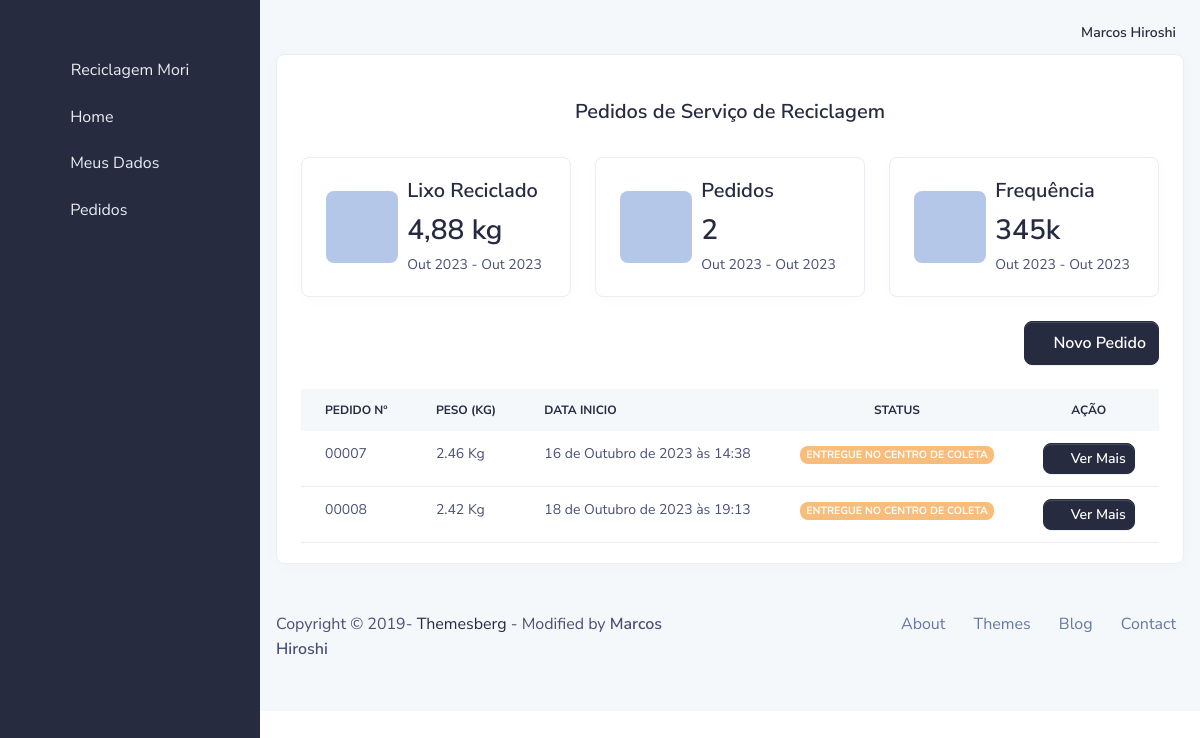
The app's page /morador/servico/list/ (signed in) with its own data.
### usuario/models.py (models this page shows, shortened)
class User(AbstractBaseUser, PermissionsMixin):
    email = models.EmailField(verbose_name='Email de usuário', unique=True)
    first_name = models.CharField(max_length=300, blank=True, verbose_name='Nome')
    last_name = models.CharField(max_length=300, blank=True, verbose_name='Sobrenome')
    date_joined = models.DateTimeField(_('date joined'), auto_now_add=True)
    is_active = models.BooleanField(_('active'), default=False)
    is_staff = models.BooleanField(_('staff'), default=False)
    profile_active = models.ForeignKey(Group, models.DO_NOTHING, related_name='profile_active', blank=True, null=True)
    objects = UserManager()
    USERNAME_FIELD = 'email'
    REQUIRED_FIELDS = ['first_name', 'last_name']
    class Meta:
        verbose_name = _('user')
        verbose_name_plural = _('users')
    def get_full_name(self):
        return ('%s %s' % (self.first_name, self.last_name)).strip()
    def __str__(self):
        return self.get_full_name().title()

### morador/models.py (models this page shows, shortened)
class Morador(models.Model):
    date_create = models.DateTimeField(auto_now_add=True)
    data_updated = models.DateTimeField(auto_now=True)
    user = models.OneToOneField(User, models.DO_NOTHING, related_name='morador_usuario')
    cpf = models.CharField(max_length=14, verbose_name='CPF')
    data_nascimento = models.DateField(verbose_name='Data de nascimento')
    genero = models.ForeignKey(Genero, models.DO_NOTHING, verbose_name='Gênero')
    telefone_1 = models.CharField(max_length=18, verbose_name='Telefone 1', help_text='(WHATSAPP)')
    telefone_2 = models.CharField(max_length=18, verbose_name='Telefone 2', null=True, blank=True)
    cep = models.CharField(max_length=9, verbose_name='CEP')
    logradouro = models.CharField(max_length=255, verbose_name='Endereço')
    complemento = models.CharField(max_length=255, verbose_name='Complemento', null=True, blank=True)
    municipio = models.ForeignKey(Municipio, models.DO_NOTHING, verbose_name='Município')
    longitude = models.DecimalField(max_length=255, max_digits=20, decimal_places=18, verbose_name='longitude', help_text='Coordenada geográfica da sua residência')
    latitude = models.DecimalField(max_length=255, max_digits=20, decimal_places=18, verbose_name='latitude', help_text='Coordenada geográfica da sua residência')
    def lixo_total(self):
        total = 0
        for servico in self.ordem_servico_morador.all():
            total += float(servico.peso_total_servico())
        return total

### core/models/servico.py (models this page shows, shortened)
class OrdemServico(models.Model):
    status = models.ForeignKey(StatusServico, models.DO_NOTHING, related_name='ordem_servico_status')
    morador = models.ForeignKey(Morador, models.DO_NOTHING, related_name='ordem_servico_morador')
    catador = models.ForeignKey(Catador, models.DO_NOTHING, related_name='ordem_servico_catador', blank=True, null=True)
    data_criada = models.DateTimeField(auto_now_add=True)
    data_solicitada = models.DateTimeField(blank=True, null=True)
    data_buscada = models.DateTimeField(blank=True, null=True)
    data_entregue = models.DateTimeField(blank=True, null=True)
    def peso_total_servico(self):
        total = 0
        if hasattr(self, 'itens_ordem_servico'):
            for item in self.itens_ordem_servico.all():
                total += item.peso_total()
        return '%.2f' % total
    def numero(self):
        return '{:0>5}'.format(self.id)

class ItemServico(models.Model):
    ordem = models.ForeignKey(OrdemServico, models.DO_NOTHING, related_name='itens_ordem_servico')
    status = models.ForeignKey(StatusItem, models.DO_NOTHING, related_name='itens_status', default=1)
    ponto_coleta = models.ForeignKey(PontoColeta, models.DO_NOTHING, related_name='itens_ponto_coleta', blank=True, null=True)
    item = models.ForeignKey(Item, models.DO_NOTHING, related_name='ordem_servico_item', verbose_name='Item para ser reciclado')
    qtd = models.PositiveIntegerField(verbose_name='Quantidade do mesmo item')
    class Meta:
        ordering = ['id']
    def peso_total(self):
        return (self.item.peso * self.qtd)/1000

class StatusServico(models.Model):
    nome = models.CharField(max_length=100)

### core/models/item.py (models this page shows, shortened)
class Item(models.Model):
    nome = models.CharField(max_length=100, verbose_name="NOME")
    tipo = models.ForeignKey(Tipo, models.DO_NOTHING, related_name='item_tipo')
    peso = models.PositiveIntegerField()
    class Meta:
        ordering = ['nome']

### morador/views.py (the view)
# urls.py: path('servico/list/', MoradorServicoListView.as_view(), name='morador_servico_list'),
class MoradorServicoListView(PermissionRequiredMixin, UserPassesTestMixin, ListView):
    model = OrdemServico
    template_name = '02_morador/servico_list.html'
    permission_required = 'morador.view_morador'
    success_url = reverse_lazy('morador_home')
    def test_func(self):
        return True if self.request.user.is_authenticated and self.request.user.profile_active.name == 'MORADOR' else False
    def get_queryset(self):
        return OrdemServico.objects.filter(morador=self.request.user.morador_usuario)
    def get_context_data(self, *, object_list=None, **kwargs):
        botao_cadastro = True
        for status in self.object_list.values_list('status__nome', flat=True):
            if status != 'ENTREGUE NO CENTRO DE COLETA':
                botao_cadastro = False
        return dict(
            super().get_context_data(**kwargs),
            botao_cadastro=botao_cadastro
        )

### www/templates/02_morador/servico_list.html (shortened to what this page needs)
{% extends '02_morador/base.html' %}
{% load static %}
{% block main %}
    <div class="row">
        <div class="col-md-12">
            <div class="card border-light shadow-sm">
                <div class="card-body">
                    <div class="row mt-4">
                        <div class="col-12 text-center">
                            <h5>Pedidos de Serviço de Reciclagem</h5>
                        </div>
                    </div>
                    <div class="row mt-4">
                        <div class="col-md-4">
                            <div class="card border-light shadow-sm">
                                <div class="card-body">
                                    <div class="row align-items-center">
                                        <div class="col-4 text-center">
                                            <div class="icon icon-shape icon-md icon-shape-blue rounded">
                                                <span class="fas fa-chart-line"></span>
                                            </div>
                                        </div>
                                        <div class="col-8">
                                            <div class="d-none d-sm-block">
                                                <h2 class="h5">Lixo Reciclado</h2>
                                                <h3 class="mb-1">{{ user.morador_usuario.lixo_total }} kg</h3>
                                            </div>
                                            <small>{{ user.morador_usuario.date_create|date:"M Y" }} - {% now "M Y" %}</small>
                                        </div>
                                    </div>
                                </div>
                            </div>
                        </div>
                        <div class="col-md-4">
                            <div class="card border-light shadow-sm">
                                <div class="card-body">
                                    <div class="row align-items-center">
                                        <div class="col-4 text-center">
                                            <div class="icon icon-shape icon-md icon-shape-blue rounded">
                                                <span class="fas fa-sort-amount-up"></span>
                                            </div>
                                        </div>
                                        <div class="col-8">
                                            <div class="d-none d-sm-block">
                                                <h2 class="h5">Pedidos</h2>
                                                <h3 class="mb-1">{{ user.morador_usuario.ordem_servico_morador.count }}</h3>
                                            </div>
                                            <small>{{ user.morador_usuario.date_create|date:"M Y" }} - {% now "M Y" %}</small>
                                        </div>
                                    </div>
                                </div>
                            </div>
                        </div>
                        <div class="col-md-4">
                            <div class="card border-light shadow-sm">
                                <div class="card-body">
                                    <div class="row align-items-center">
                                        <div class="col-4 text-center">
                                            <div class="icon icon-shape icon-md icon-shape-blue rounded">
                                                <span class="fas fa-wave-square"></span>
                                            </div>
                                        </div>
                                        <div class="col-8">
                                            <div class="d-none d-sm-block">
                                                <h2 class="h5">Frequência</h2>
                                                <h3 class="mb-1">345k</h3>
                                            </div>
                                            <small>{{ user.morador_usuario.date_create|date:"M Y" }} - {% now "M Y" %}</small>
                                        </div>
                                    </div>
                                </div>
                            </div>
                        </div>
                    </div>
                    <div class="row mt-4">
                        <div class="col-12">
                            {% if botao_cadastro %}
                                <a href="{% url 'morador_servico_add' %}" type="button" class="btn btn-primary float-right">
                                    <span class="fa fa-plus"></span> Novo Pedido
                                </a>
                            {% endif %}
                        </div>
                    </div>
                    <div class="row mt-4">
                        <div class="col-12">
                            <div class="table-responsive">
                                <table class="table table-centered table-nowrap m-0 rounded">
                                    <thead class="thead-light">
                                        <tr>
                                            <th class="border-0">Pedido Nº</th>
                                            <th class="border-0">Peso (Kg)</th>
                                            <th class="border-0">Data Inicio</th>
                                            <th class="border-0 text-center">Status</th>
                                            <th class="border-0 text-center">Ação</th>
                                        </tr>
                                    </thead>
                                    <tbody>
                                        {% for pedido in object_list %}
                                            <tr>
                                                <td>{{ pedido.numero }}</td>
                                                <td>{{ pedido.peso_total_servico }} Kg</td>
                                                <td>{{ pedido.data_criada }}</td>
                                                <td class="text-center"><span class="badge badge-md bg-secondary">{{ pedido.status.nome }}</span></td>
                                                <td class="text-center">
                                                    <a href="{% url 'morador_servico_redirect' pedido.id %}" class="btn btn-sm btn-primary" type="button">
                                                        <span class="far fa-paper-plane mr-2"></span>Ver Mais
                                                    </a>
                                                </td>
                                            </tr>
                                        {% empty %}
                                            <tr>
                                                <td colspan="5" class="table-secondary">
                                                    <h5 class="text-center text-muted mt-2">Nenhum Pedido Realizado</h5>
                                                </td>
                                            </tr>
                                        {% endfor %}
                                    </tbody>
                                </table>
                            </div>
                        </div>
                    </div>
                </div>
            </div>
        </div>
    </div>
{% endblock main %}

### www/templates/02_morador/partials/navbar_main.html (shortened to what this page needs)
{% load static %}
<nav class="navbar navbar-top navbar-expand navbar-dashboard navbar-dark pl-0 pr-2 pb-0">
    <div class="container-fluid px-0">
        <div class="d-flex justify-content-between w-100" id="navbarSupportedContent">
            <ul class="navbar-nav align-items-center">
                <li class="nav-item dropdown">
                    <a class="nav-link pt-1 px-0" href="#" role="button" data-toggle="dropdown" aria-haspopup="true"
                       aria-expanded="false">
                        <div class="media d-flex align-items-center">
                            <i class="fa fa-user" style="font-size: 18px; color: #0a0b10"></i>
                            <div class="media-body ml-2 text-dark align-items-center d-lg-block">
                                <span class="mb-0 font-small font-weight-bold">{{ user|title }}</span>
                            </div>
                        </div>
                    </a>
                </li>
            </ul>
        </div>
    </div>
</nav>

### records on screen
User: first_name+last_name "Marcos Hiroshi", morador_usuario.lixo_total "4,88", morador_usuario.date_create "Out 2023", morador_usuario.ordem_servico_morador.count "2"
OrdemServico: numero "00007", peso_total_servico "2.46", data_criada "16 de Outubro de 2023 às 14:38", status.nome "ENTREGUE NO CENTRO DE COLETA"
OrdemServico: numero "00008", peso_total_servico "2.42", data_criada "18 de Outubro de 2023 às 19:13", status.nome "ENTREGUE NO CENTRO DE COLETA"
